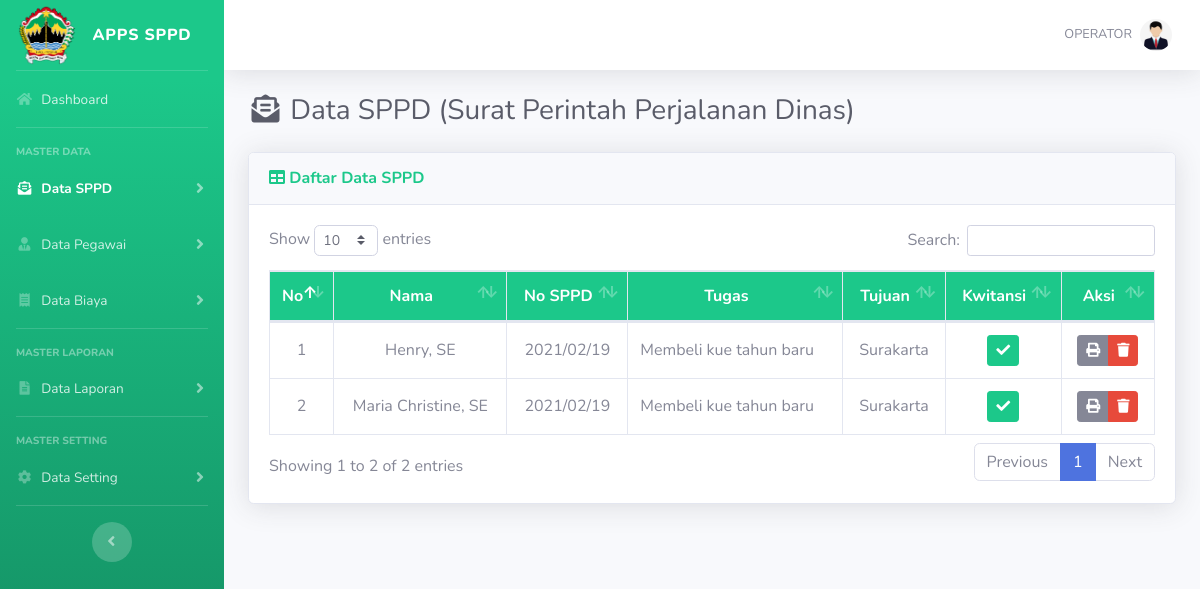
Screenshot of /media.php?module=sppd (signed in) with the database file from the repository.
### tables this page shows
CREATE TABLE IF NOT EXISTS `sppd` (
`id_sppd` int(11) NOT NULL,
  `id_pegawai` varchar(100) NOT NULL,
  `id_nppt` varchar(100) NOT NULL,
  `no_sppd` varchar(50) NOT NULL,
  `pemberi_perintah` varchar(100) NOT NULL,
  `instansi` varchar(100) NOT NULL,
  `mata_anggaran` varchar(100) NOT NULL,
  `keterangan` varchar(200) NOT NULL,
  `tgl_sppd` varchar(50) NOT NULL
);

CREATE TABLE IF NOT EXISTS `pegawai` (
`id_pegawai` int(5) NOT NULL,
  `nip` varchar(90) NOT NULL,
  `nama` varchar(100) NOT NULL,
  `pangkat` varchar(200) NOT NULL,
  `id_golongan` varchar(100) NOT NULL,
  `jabatan` varchar(100) NOT NULL,
  `unitkerja` varchar(100) NOT NULL,
  `username` varchar(100) NOT NULL,
  `password` varchar(100) NOT NULL
);

CREATE TABLE IF NOT EXISTS `nppt` (
`id_nppt` int(5) NOT NULL,
  `id_pegawai` varchar(60) NOT NULL,
  `id_tujuan` varchar(100) NOT NULL,
  `maksud` text NOT NULL,
  `id_transportasi` varchar(100) NOT NULL,
  `lama` varchar(25) NOT NULL,
  `tgl_pergi` varchar(25) NOT NULL,
  `tgl_kembali` varchar(25) NOT NULL,
  `status` enum('Y','N') NOT NULL DEFAULT 'N'
);

CREATE TABLE IF NOT EXISTS `tujuan` (
`id_tujuan` int(5) NOT NULL,
  `tujuan` varchar(200) NOT NULL
);

### modul/mod_sppd/sppd.php (the view, shortened to what this page needs)
<?php
$aksi="modul/mod_sppd/aksi_sppd.php";
$print ="modul/mod_sppd/cetak.php";
switch($_GET['act']){
default:
$tampil = mysqli_query($connect,"SELECT * FROM sppd,nppt,pegawai,tujuan WHERE sppd.id_nppt=nppt.id_nppt AND pegawai.id_pegawai=sppd.id_pegawai AND nppt.id_tujuan=tujuan.id_tujuan");
?>
<div class="d-sm-flex align-items-center justify-content-between mb-4">
    <h1 class="h3 mb-0 text-gray-800"><i class="fas fa-fw fa-envelope-open-text"></i> Data SPPD (Surat Perintah Perjalanan Dinas)</h1>
</div>
<div class="card shadow mb-4">
    <div class="card-header py-3">
        <h6 class="m-0 font-weight-bold text-success"><i class="fa fa-table"></i> Daftar Data SPPD</h6>
    </div>
    <div class="card-body">
        <div class="table-responsive">
			<table class="table table-bordered" id="dataTable" width="100%" cellspacing="0">
				<thead class="bg-success text-white">
					<tr align="center">
						<th width="5%">No</th>
						<th>Nama</th>
						<th>No SPPD</th>
						<th>Tugas</th>
						<th>Tujuan</th>
						<th>Kwitansi</th>
						<th>Aksi</th>
					</tr>
				</thead>
				<tbody>
					<?php
					$no=1;
					while ($r=mysqli_fetch_array($tampil)){
					?>
					<tr align="center">
						<td class="align-middle"><?php echo $no ?></td>
						<td class="align-middle"><?php echo $r['nama']?></td>
						<td class="align-middle"><?php echo $r['no_sppd'] ?></td>
						<td class="align-middle text-justify"><?php echo $r['maksud'] ?></td>
						<td class="align-middle"><?php echo $r['tujuan'] ?></td>
						<td class="align-middle">
							<?php
							$cek=mysqli_num_rows(mysqli_query($connect,"SELECT * FROM kwitansi WHERE id_sppd='$r[id_sppd]'"));
							if ($cek > 0 ) {
							?>
							<a data-toggle="tooltip" data-placement="bottom" title="Kwitansi Telah Dibuat" href="#" class="btn btn-success btn-sm"><i class="fa fa-check"></i></a>
							<?php
							}else {
							?>
							<a data-toggle="tooltip" data-placement="bottom" title="Buat Kwitansi" href="?module=kwitansi&act=tambahkwitansi&id=<?=$r['id_sppd']?>&id_pegawai=<?=$r['id_pegawai']?>" class="btn btn-primary btn-sm"><i class="fa fa-plus"></i></a>
							<?php
							}
							?>
						</td>
						<td class="align-middle">
							<div class="btn-group" role="group">
								<a data-toggle="tooltip" data-placement="bottom" title="Cetak Data" target="_blank" href="<?=$print?>?module=sppd<?=$act?>=print&id=<?php echo $r['id_sppd']?>" class="btn btn-secondary btn-sm"><i class="fa fa-print"></i></a>
								<a data-toggle="tooltip" data-placement="bottom" title="Hapus Data" href="<?=$aksi?>?module=sppd&act=hapus&id=<?php echo $r['id_sppd'] ?>" onclick="return confirm ('Apakah anda yakin untuk meghapus data ini')" class="btn btn-danger btn-sm"><i class="fa fa-trash"></i></a>
							</div>
						</td>
					</tr>
					<?php
					$no++;
					}
					?>
				</tbody>
			</table>
		</div>
	</div>
</div>
<?php
break;
?>
<?php
}
?>

### rows the page displays
sppd: id_pegawai.nama "Henry, SE", no_sppd "2021/02/19", id_nppt.maksud "Membeli kue tahun baru", tujuan.tujuan "Surakarta"
sppd: id_pegawai.nama "Maria Christine, SE", no_sppd "2021/02/19", id_nppt.maksud "Membeli kue tahun baru", tujuan.tujuan "Surakarta"

### other values shown
$_SESSION['namauser'] "OPERATOR"
